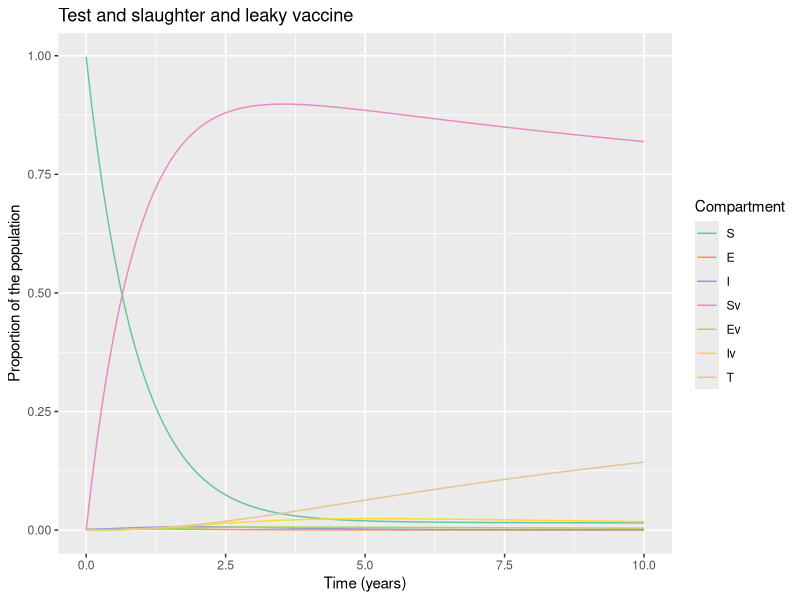

The R source for this figure:
# LOAD THE PACKAGES:
library(deSolve)
library(reshape2)
library(ggplot2)


# MODEL INPUTS:

initial_state_values <- c(S = 1224000 - 2884,
                          E = 1000,        
                          I = 1884,        
                          Sv = 0,      
                          Ev = 0,
                          Iv = 0,
                          T = 0)      

# Parameters
#R0=????b/(??(??+??)(??+??))= 5.4

parameters <- c(beta = 5.2,     # the infection rate in units of years^-1  
                delta = 0.01*365,     # the latency period in units of years^-1 
                c_s = 0.39,       # the reduction in the force of infection
                # acting on those vaccinated
                c_i = 0.39,# the reduction in the infectivity of vaccinated infected bovines  
                u = 1/5,#death rate in units of years^-1 
                a = 0.71 , #testing rate in units of years^-1
                b = 1/5, #birth rate in units of years^-1
                vc = 0.9,  # vaccination rate
                w = 0.000442) #wildife infection rate
              
             

# TIMESTEPS:

# Sequence of timesteps to solve the model at
times <- seq(from = 0, to = 10, by =0.1)#from 0 to 10 years, daily intervalS
# MODEL FUNCTION: 

vaccine_model <- function(time, state, parameters) {  
  
  with(as.list(c(state, parameters)), {    
    
    # Defining lambda as a function of beta and E:
    N <- S + E + I + Sv + Ev + Iv 
    lambda <- beta * I/N + c_i * beta * Iv/N 
    # the Ev compartment gets c_i times less infected than the E compartment
    
    
    # The differential equations
    dS <- -lambda * S - u * S - S * w - vc * S + (b * N * (1-vc))          
    dE <- lambda * S - delta * E - u * E - vc * E 
    dT <- a * I + a * Iv
    dI <- delta * E - a * I - u * I + S * w 
    dSv <- -c_s * lambda * Sv - u * Sv + vc * S  + b * N * vc - Sv * w            
    dEv <- c_s * lambda * Sv - delta * Ev - u * Ev + vc * E 
    dIv <- delta * Ev - a * Iv - u * Iv + Sv * w 
    
    return(list(c(dS, dE, dI, dSv, dEv, dIv, dT))) 
  })
  
}

# MODEL OUTPUT:

# Solving the differential equations using the ode integration algorithm
output <- as.data.frame(ode(y = initial_state_values, 
                            times = times, 
                            func = vaccine_model,
                            parms = parameters))

# PLOT THE OUTPUT

# turn output dataset into long format
output_long <- melt(as.data.frame(output), id = "time")

# Adding a column for the prevalence proportion to the long-format output
output_long$prevalence <- output_long$value/sum(initial_state_values)

# Plot the number in each compartment over time
ggplot(data = output_long,                                               
       aes(x = time, y = prevalence, colour = variable, group = variable)) +  
  geom_line() +                                                          
  xlab("Time (years)")+                                                   
  ylab("Proportion of the population") +
  labs(title = paste("Test and slaughter and leaky vaccine"), 
       colour = "Compartment") +
  scale_colour_brewer(palette = "Set2")

#incidence<- diff(output_long$value[output_long$variable=="T"])
#plot(incidence)
